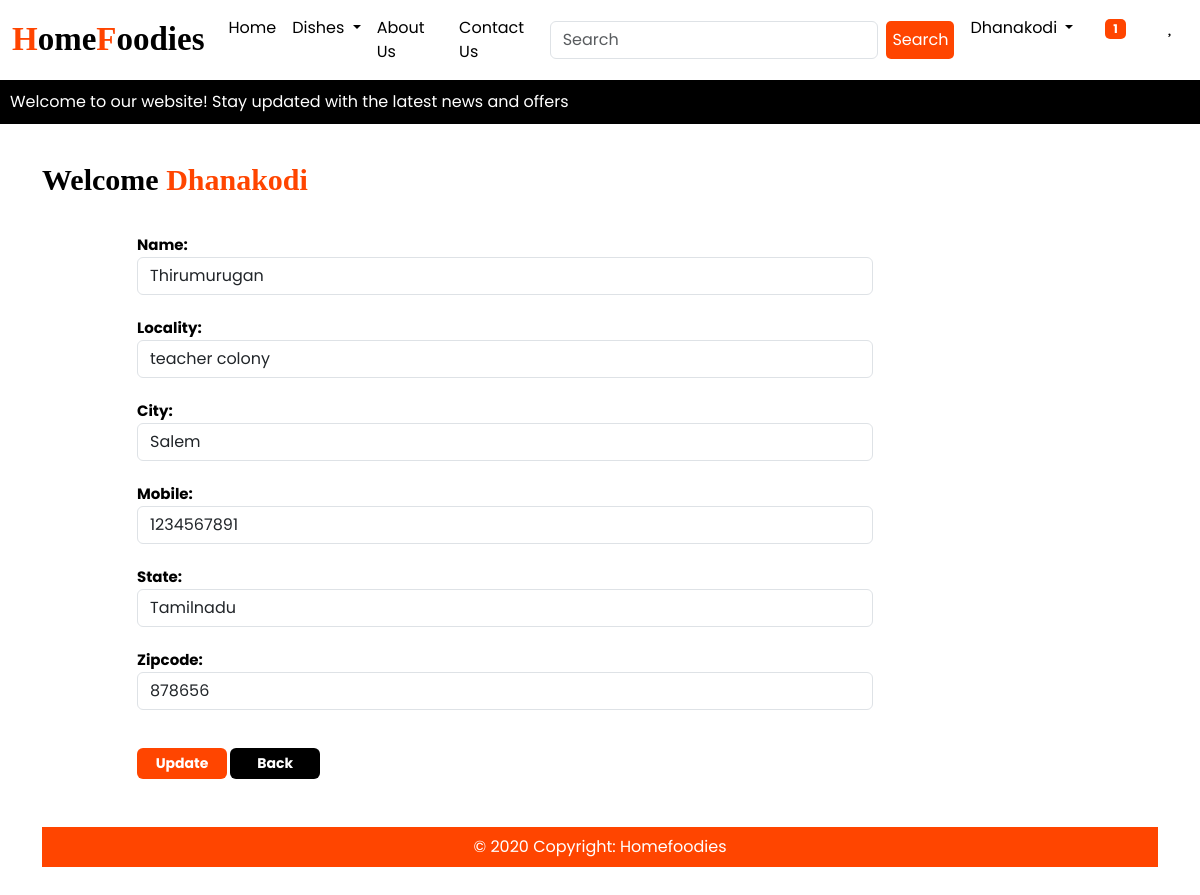
Screenshot of /updateAddress/1 (signed in) with the database file from the repository.
### Receipeapp/models.py (models this page shows, shortened)
class Customer (models.Model):
    user = models.ForeignKey(User,on_delete=models.CASCADE)
    name = models.CharField(max_length=200)
    locality = models.CharField(max_length=200)
    city = models.CharField(max_length=50)
    mobile = models.IntegerField(default=0)
    zipcode = models.IntegerField()
    state = models.CharField(choices=STATE_CHOICES,max_length=100)

### Receipeapp/views.py (the view, shortened to what this page needs)
# urls.py: path('updateAddress/<int:pk>',views.updateAddress.as_view(),name='updateAddress'),
@method_decorator(login_required,name='dispatch')
class updateAddress(View):
    def get(self,request,pk):
        add = Customer.objects.get(pk=pk)
        form = CustomerProfileForm(instance=add)
        totalitem = 0
        if request.user.is_authenticated:
            totalitem = len(Cart.objects.filter(user=request.user))
        return render(request,'app/updateAddress.html',locals())

### Receipeapp/forms.py
class CustomerProfileForm(forms.ModelForm):
    class Meta:
        model = Customer
        fields = ['name','locality','city','mobile','state','zipcode']
        widgets ={
            'name':forms.TextInput(attrs={'class':'form-control'}),
            'locality':forms.TextInput(attrs={'class':'form-control'}),
            'city':forms.TextInput(attrs={'class':'form-control'}),
            'mobile':forms.NumberInput(attrs={'class':'form-control'}),
            'state':forms.Select(attrs={'class':'form-control'}),
            'zipcode':forms.NumberInput(attrs={'class':'form-control'}),
        }

### Receipeapp/templates/app/updateAddress.html (shortened to what this page needs)
{% extends 'app/base.html' %}
{% load static %}
{% block main-content %}
<div class="container my-5">
    <div class="row" style="margin-top: -10px;">
        <h3 style="font-family: Georgia; color: black; font-weight: bold; font-size: 30px;">Welcome <span class="text-capitalize" style="font-family: Georgia; color: orangered; font-weight: bold; font-size: 30px;">{{request.user}}</span></h3>
        <br> <br> <br>
    <div class="col-sm-8 offset-sm-1">
        <form action="" method="post" style="font-size: 15px;color: black;font-weight: bold;">
            {% for fm in form %}
                {{fm.label_tag}} {{fm}} <small class="text-danger">{{fm.errors| striptags}}</small>
                <br>
            {% endfor %}
            <div class="col-12 mt-3">
                    <button type="submit" class="btn btn-primary" style="background-color: orangered;outline: none;padding: 5px; font-size: 14px; width: 90px; font-weight: bold; border: none;">Update</button>
                    <a href="{% url 'address' %}"  type="button" class="btn btn-primary" style="background-color:black;outline: none; padding: 5px; font-size: 14px; width: 90px; font-weight: bold; border: none;color: white; text-decoration: none;">Back</a>
            </div>
        </form>
    </div>
</div>
{% endblock main-content %}

### Receipeapp/templates/app/base.html (shortened to what this page needs)
<!DOCTYPE html>
{% load static %}
<html lang="en">
<head>
    <link href="https://cdn.jsdelivr.net/npm/bootstrap@5.3.3/dist/css/bootstrap.min.css" rel="stylesheet">
    <link rel="stylesheet" href="{% static 'app/css/owl.carousel.min.css' %}"/>
    <link rel="stylesheet" href="{% static 'app/css/all.min.css' %}"/>
    <link rel="stylesheet" href="{% static 'app/css/receipe.css' %}"/>
</head>
<body>
    <nav class="navbar navbar-expand-lg">
        <div class="container-fluid">
          <a class="navbar-brand" href="/" style="font-size: 33px; color: black;font-weight: bold; font-family: Georgia;"><span style="color:orangered;font-family: Georgia;">H</span>ome<span style="color:orangered;font-family: Georgia;">F</span>oodies</a>
          <div class="collapse navbar-collapse" id="navbarSupportedContent">
            <ul class="navbar-nav me-auto mb-2 mb-lg-0">
              {% if request.user.is_authenticated  %}
              <li class="nav-item">
                <a class="nav-link active" aria-current="page" href="/">Home</a>
              </li>
              <li class="nav-item dropdown">
                <a class="nav-link dropdown-toggle active" href="#" role="button" data-bs-toggle="dropdown" aria-expanded="false">
                  Dishes
                </a>
              </li>
              <li class="nav-item">
                <a class="nav-link active" href="{% url 'about' %}">About Us</a>
              </li>
              <li class="nav-item">
                <a class="nav-link active" href="{% url 'contact' %}">Contact Us</a>
              </li>
            </ul>
            <form class="d-flex" role="search" action="{% url 'search_products' %}" method="GET">
                <input class="form-control me-2" type="search" placeholder="Search" name="query" aria-label="Search">
                <button class="btn2" type="submit">Search</button>
            </form>
          </div>
          <ul class="navbar-nav me-auto mb-2 mb-lg-0">
              <li class="nav-item dropdown mx-2">
                <a class="nav-link dropdown-toggle active" href="#" role="button" data-bs-toggle="dropdown" aria-expanded="false">
                  {{request.user}}
                </a>
              </li>
              <li class="nav-item mx-2">
                <a class="nav-link active" href="{% url 'showcart' %}"><span class="badge" style="background-color: orangered;color: white;outline: none; border: none; border-radius: 5px; font-weight: bold;">{% if totalitem > 0 %} {{totalitem}} {% endif %}</span>  <i class="fa fa-shopping-cart"></i></a>
              </li>
            <li class="nav-item mx-2">
              <a class="nav-link active" href="{% url 'wishlist_view' %}"><i class="fa fa-heart"></i></a>
            </li>
            {% endif %}
          </ul>
        </div>
  </nav>
  <div class="marquee-container">
    <div class="marquee-content">
      Welcome to our website! Stay updated with the latest news and offers
    </div>
  </div>
{% block main-content %}{% endblock main-content %}
<footer class="container-fluid footer text-center p-2 mt-5">
    © 2020 Copyright: Homefoodies
</footer>
</body>
</html>

### Receipeapp/static/app/css/receipe.css (style rules this page uses)
* { font-family: "Poppins", serif; box-sizing: border-box; }
body { overflow-x: hidden; }
.nav-link { font-size: 16px; }
.btn2 { color:white !important; background-color:orangered; outline: none; border: none; border-radius:5px; }
.footer { background-color: orangered; color: white; }
.marquee-container { background-color: black; color: white; padding: 10px; overflow: hidden; position: relative; width: 100%; }
.marquee-content { white-space: nowrap; animation: scroll 45s linear infinite; font-size: 16px; }

### rows the page displays
Customer: form "Thirumurugan" "teacher colony" "Salem" "1234567891" "Tamilnadu" "878656"

### other values shown
{{ request.user }} "Dhanakodi"
{{ totalitem }} "1"
{{ fm.label_tag }} "Name:" "Locality:" "City:" "Mobile:" "State:" "Zipcode:"
